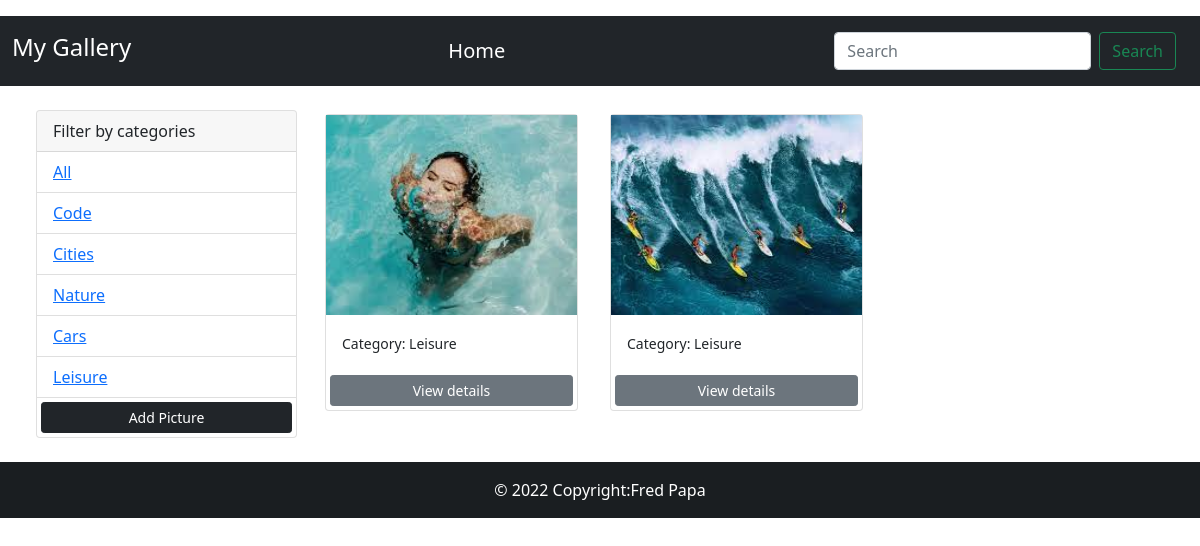
The app's page /?category=Leisure with its own data.
### pictures/models.py (models this page shows, shortened)
class Category(models.Model):
    name = models.CharField(max_length=200, null=False, blank=False)

class Picture(models.Model):
    category = models.ForeignKey(Category, on_delete=models.SET_NULL, null=True)
    image = models.ImageField(null=False, blank=False)
    description = models.TextField()

### pictures/views.py (the view)
# urls.py: path('', views.gallery, name='gallery'),
def gallery(request):
    category = request.GET.get('category')
    if category == None:
        pictures= Picture.objects.all()
    else:
        pictures = Picture.objects.filter(category__name = category)
    categories = Category.objects.all()
    context = {'categories': categories, 'pictures': pictures}
    return render(request, 'pictures/gallery.html', context)

### pictures/templates/pictures/gallery.html (shortened to what this page needs)
<!DOCTYPE html>
<html lang="en">
<head>
    <link href="https://cdn.jsdelivr.net/npm/bootstrap@5.1.3/dist/css/bootstrap.min.css" rel="stylesheet">
</head>
<body class="my-3">
    <nav class="navbar navbar-dark bg-dark">
        <div class="container-fluid">
          <a class="navbar-brand" href="{% url 'gallery' %}">
                <h4>My Gallery</h4>
              </a>
          <a class="navbar-brand" href="{% url 'gallery' %}">
            Home
          </a>
          <nav class="navbar navbar-dark bg-dark">
            <div class="container-fluid">
              <form class="d-flex" method="GET">
                <input class="form-control me-2" name="search-area" type="search" placeholder="Search" aria-label="Search">
                <button class="btn btn-outline-success" type="submit">Search</button>
              </form>
            </div>
          </nav>
        </div>
      </nav>
    <div class="container m-4">
        <div class="row">
            <div class="col-md-3">
                <div class="card">
                    <div class="card-header">
                      Filter by categories
                    </div>
                    <ul class="list-group list-group-flush">
                        <li class="list-group-item">
                            <a href=" {% url 'gallery' %} ">All</a>
                        </li>
                      {% for category in categories %}
                        <li class="list-group-item">
                            <a href=" {% url 'gallery' %}?category={{category.name}}">{{category.name}}</a>
                        </li>
                      {% endfor %}
                        <a href="{% url 'add' %}" class="btn btn-dark btn-block btn-sm m-1">Add Picture</a>
                    </ul>
                  </div>
            </div>
            <div class="col-md-9">
                <div class="row">
                    {% for picture in pictures %}
                    <div class="col-md-4">
                        <div class="card m-1">
                            <img class="image-thumbnail" src="{{picture.image.url}}" class="card-img-top" alt="City Image">
                            <div class="card-body">
                              <small>Category: {{picture.category.name}}</small>
                            </div>
                            <a href="{% url 'picture' picture.id %}" class="btn btn-secondary btn-sm m-1">View details</a>
                        </div>
                    </div>
                    {% empty %}
                    <h4>No pictures found!</h4>
                    {% endfor %}
                </div>
            </div>
        </div>
    </div>
    <footer class="bg-dark text-center text-white">
    <div class="text-center p-3" style="background-color: rgba(0, 0, 0, 0.2);">
      © 2022 Copyright:Fred Papa
    </div>
    </footer>
</body>
</html>

### pictures/templates/pictures/gallery.html (style rules this page uses)
.image-thumbnail { height: 200px; object-fit: cover; }

### records on screen
Category: name "Code"
Category: name "Cities"
Category: name "Nature"
Category: name "Cars"
Category: name "Leisure"
Picture: image (picture), category.name "Leisure"
Picture: image (picture), category.name "Leisure"
